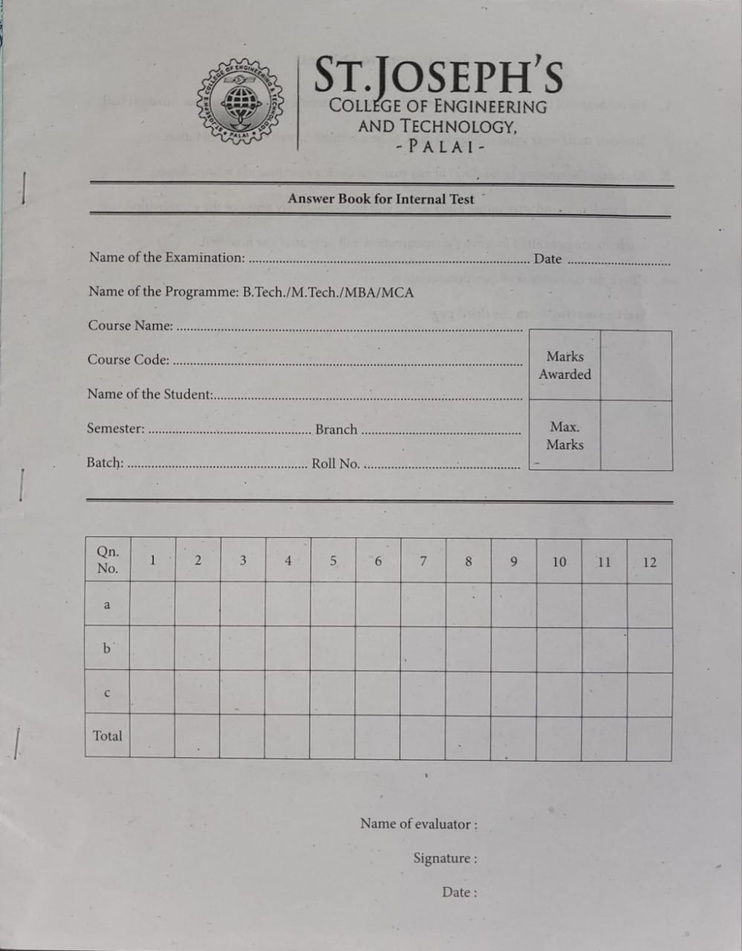
#> input picture Aneeta/Table_extraction/Table1.jpg, 742 x 951 px, shrunk from 999 x 1280 before the run
$ jupyter execute Untitled.ipynb
#> lines starting #> are read from the running program, lines starting #| are printed output that depends on the picture; after the words box and inside, x2 and y2 are one past the last pixel; in counts of white or black regions, pixels touching at a corner belong together
#> further down, image is the input picture: shape (951, 742, 3); mean B, G, R 171.2, 172.3, 174.3
[cell 1]
import cv2
import numpy as np

[cell 2]
def crop_table(image):
    gray =cv2.cvtColor(image, cv2.COLOR_BGR2GRAY)
    blurred = cv2.GaussianBlur(gray, (5,5), 0)
    clahe = cv2.createCLAHE(clipLimit = 2.0, tileGridSize = (8, 8))
    enhanced = clahe.apply(blurred)
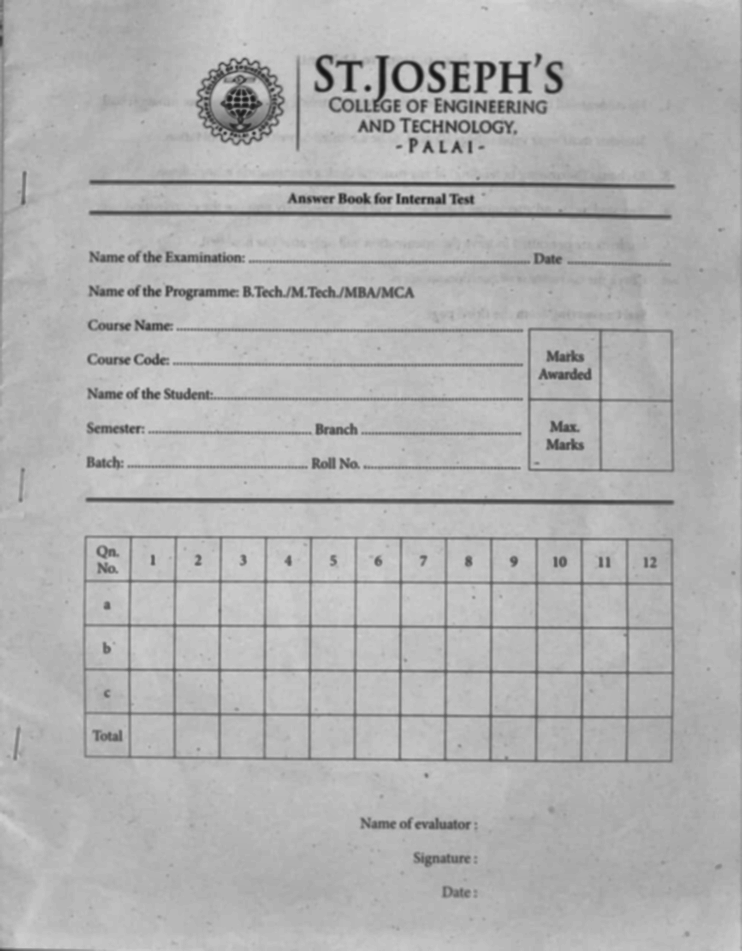
#> enhanced: shape (951, 742); min 19, max 212, mean 177.2
    edges = cv2.Canny(enhanced, 50, 150)
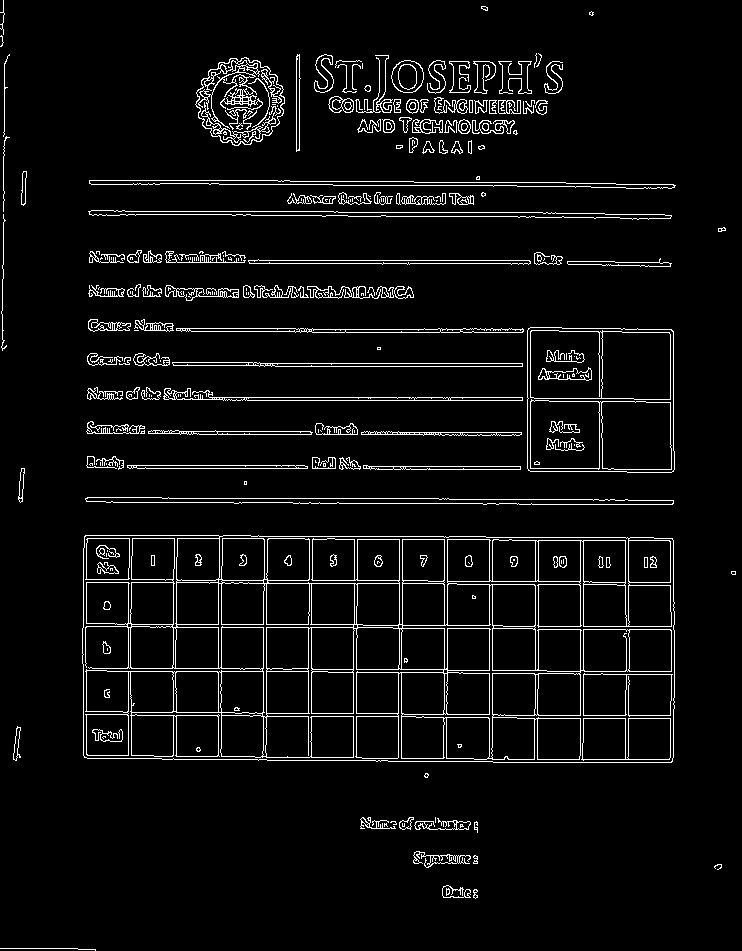
#> edges: shape (951, 742); 5.2% white in thin lines or dots
    contours, _ =cv2.findContours(edges, cv2.RETR_EXTERNAL, cv2.CHAIN_APPROX_SIMPLE)
#> contours = 188 contours, 107 with area under 20; largest, box (x1, y1, x2, y2) and area: (82, 535, 675, 763) 132419, (527, 327, 675, 473) 20916, (195, 57, 285, 146) 5752, (85, 497, 674, 505) 2652, (88, 210, 672, 220) 2212
    valid_contours = [cnt for cnt in contours if cv2.contourArea(cnt) > 1000]
#> valid_contours = 9 contours; largest, box (x1, y1, x2, y2) and area: (82, 535, 675, 763) 132419, (527, 327, 675, 473) 20916, (195, 57, 285, 146) 5752, (85, 497, 674, 505) 2652, (88, 210, 672, 220) 2212

    tab_co = []
    for cont in valid_contours:
        x, y, w, h = cv2.boundingRect(cont)
        tab_co.append((x, y, w, h))
#> this loop made 9 passes
#> (x, y, w, h) on passes 1 to 9: (82, 535, 593, 228), (85, 497, 589, 8), (163, 388, 360, 13), (172, 362, 351, 5), (176, 328, 348, 5), (527, 327, 148, 146), (88, 210, 584, 10), (89, 180, 587, 9), (195, 57, 90, 89)
#> after the loop, tab_co = [(82, 535, 593, 228), (85, 497, 589, 8), (163, 388, 360, 13), (172, 362, 351, 5), (176, 328, 348, 5), (527, 327, 148, 146), (88, 210, 584, 10), (89, 180, 587, 9), (195, 57, 90, 89)]
    return(tab_co)

[cell 3]
image_path = 'Table1.jpg'
image = cv2.imread(image_path)
table_coordinates = crop_table(image)
#> table_coordinates has the same summary as tab_co in crop_table
print(table_coordinates)
#| [(82, 535, 593, 228), (85, 497, 589, 8), (163, 388, 360, 13), (172, 362, 351, 5), (176, 328, 348, 5), (527, 327, 148, 146), (88, 210, 584, 10), (89, 180, 587, 9), (195, 57, 90, 89)]

[cell 4]
print(min(table_coordinates))
#| (82, 535, 593, 228)
x, y, w, h = min(table_coordinates)
#> x = 82; y = 535; w = 593; h = 228
sp_tab = image[y:y+h, x:x+w]
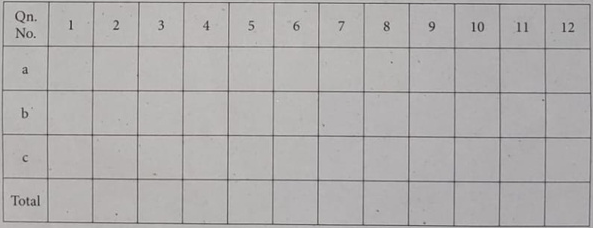
#> sp_tab: shape (228, 593, 3); mean B, G, R 173.8, 174.3, 176.3
cv2.imwrite('Cropped.jpg', sp_tab)
#> Out = True

$ run again, with Aneeta/Table_extraction/Table2.jpg copied over Aneeta/Table_extraction/Table1.jpg
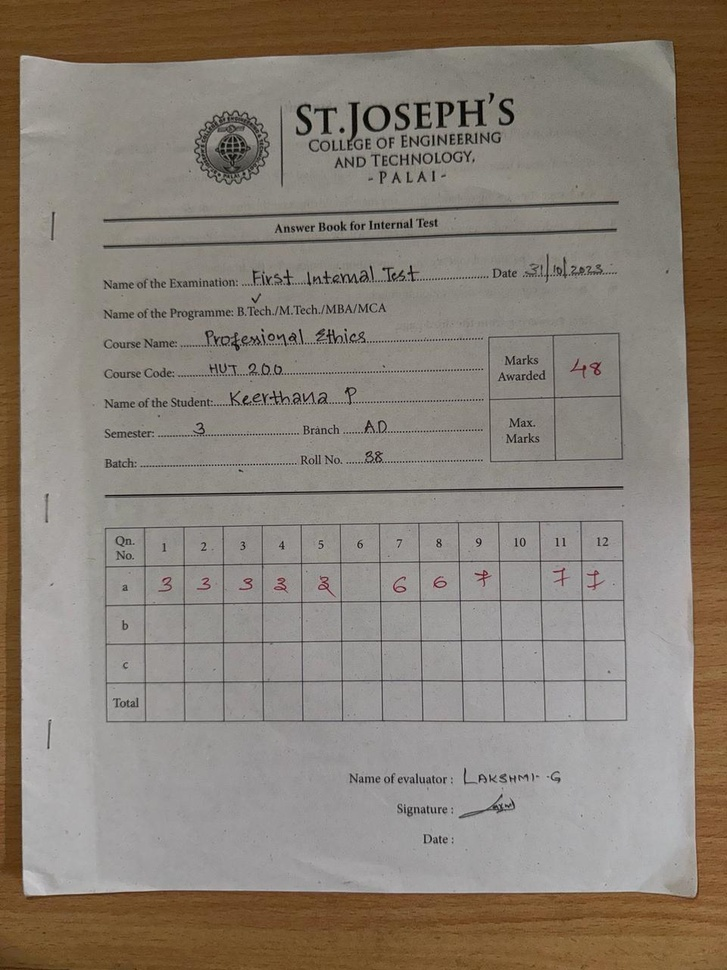
#> input picture Aneeta/Table_extraction/Table2.jpg, 727 x 970 px, shrunk from 960 x 1280 before the run
#> image is the input picture: shape (970, 727, 3); mean B, G, R 117.6, 127.9, 137.1
#> in crop_table, `edges = cv2.Canny(enhanced, 50, 150)`:
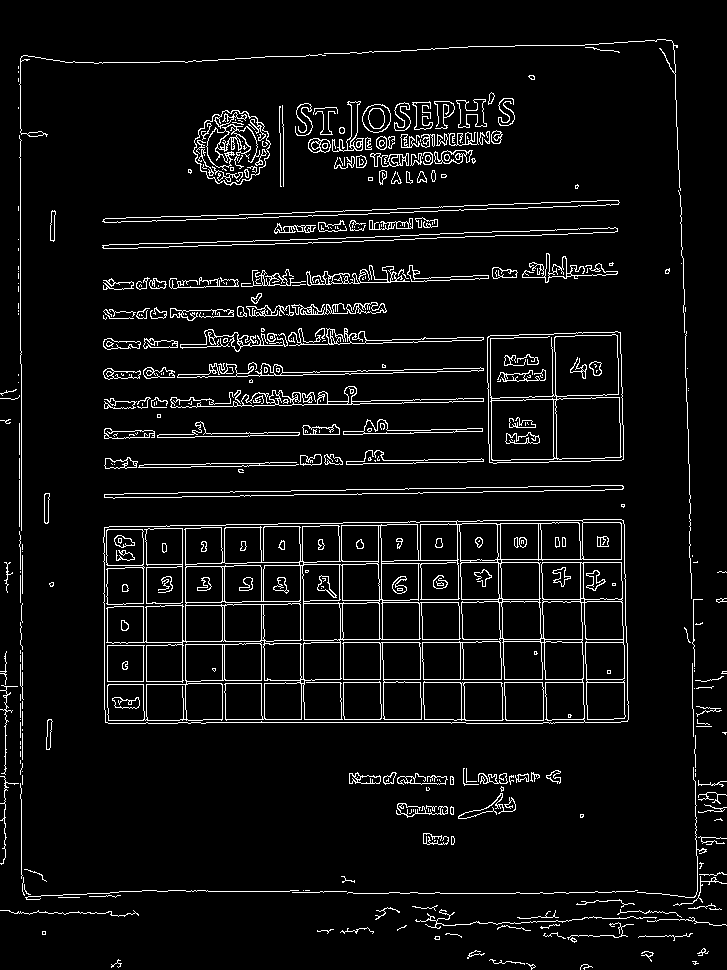
#> edges: shape (970, 727); 5.7% white in thin lines or dots
#> contours = 318 contours, 234 with area under 20; largest, box (x1, y1, x2, y2) and area: (103, 519, 629, 724) 104280, (487, 331, 624, 464) 17120, (193, 110, 271, 186) 4248, (104, 485, 624, 499) 2152, (102, 200, 620, 223) 1988
#> valid_contours = 8 contours; box (x1, y1, x2, y2) and area: (103, 519, 629, 724) 104280, (487, 331, 624, 464) 17120, (193, 110, 271, 186) 4248, (104, 485, 624, 499) 2152, (102, 200, 620, 223) 1988, (102, 227, 618, 249) 1988, (170, 386, 484, 408) 1254, (177, 362, 484, 378) 1096
#> the loop in crop_table, `for cont in valid_contours:` made 8 passes
#> (x, y, w, h) on passes 1 to 8: (103, 519, 526, 205), (104, 485, 520, 14), (170, 386, 314, 22), (177, 362, 307, 16), (487, 331, 137, 133), (102, 227, 516, 22), (102, 200, 518, 23), (193, 110, 78, 76)
#> after the loop in crop_table, `for cont in valid_contours:`: tab_co = [(103, 519, 526, 205), (104, 485, 520, 14), (170, 386, 314, 22), (177, 362, 307, 16), (487, 331, 137, 133), (102, 227, 516, 22), (102, 200, 518, 23), (193, 110, 78, 76)]
#> table_coordinates has the same summary as tab_co in crop_table
#| [(103, 519, 526, 205), (104, 485, 520, 14), (170, 386, 314, 22), (177, 362, 307, 16), (487, 331, 137, 133), (102, 227, 516, 22), (102, 200, 518, 23), (193, 110, 78, 76)]
#| (102, 200, 518, 23)
#> `x, y, w, h = min(table_coordinates)`: x = 102; y = 200; w = 518; h = 23
#> `sp_tab = image[y:y+h, x:x+w]`:
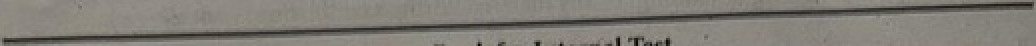
#> sp_tab: shape (23, 518, 3) (shown 2 times larger); mean B, G, R 117.8, 124.6, 128.2
#> Out = True

$ run again, with Aneeta/Table_extraction/1.jpg copied over Aneeta/Table_extraction/Table1.jpg
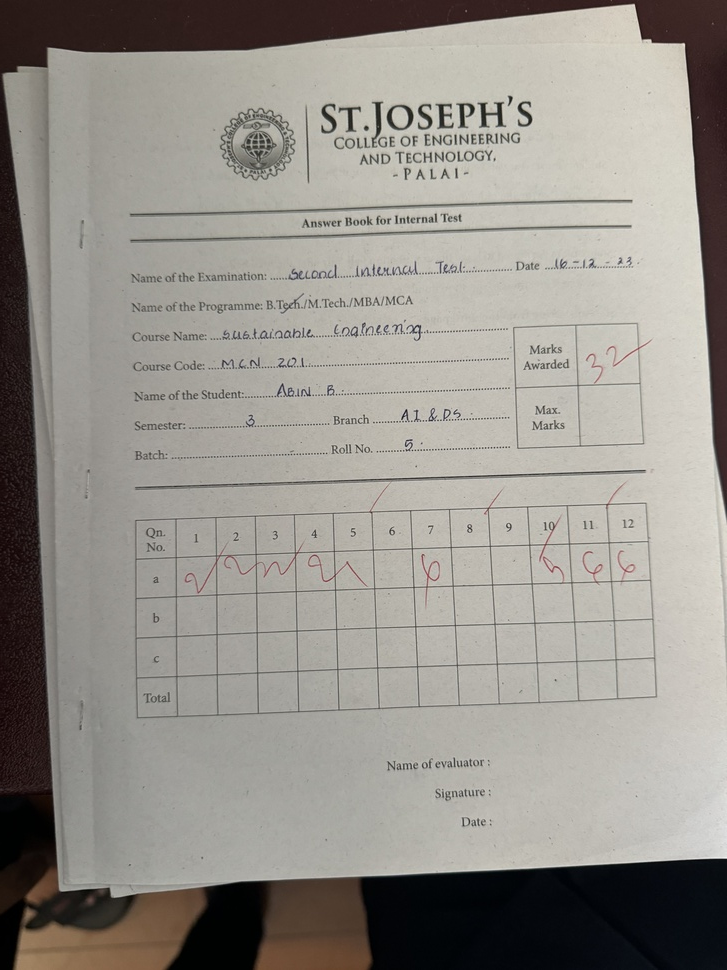
#> input picture Aneeta/Table_extraction/1.jpg, 727 x 970 px, shrunk from 4284 x 5712 before the run
#> image is the input picture: shape (970, 727, 3); mean B, G, R 139.4, 145.9, 149.9
#> in crop_table, `enhanced = clahe.apply(blurred)`:
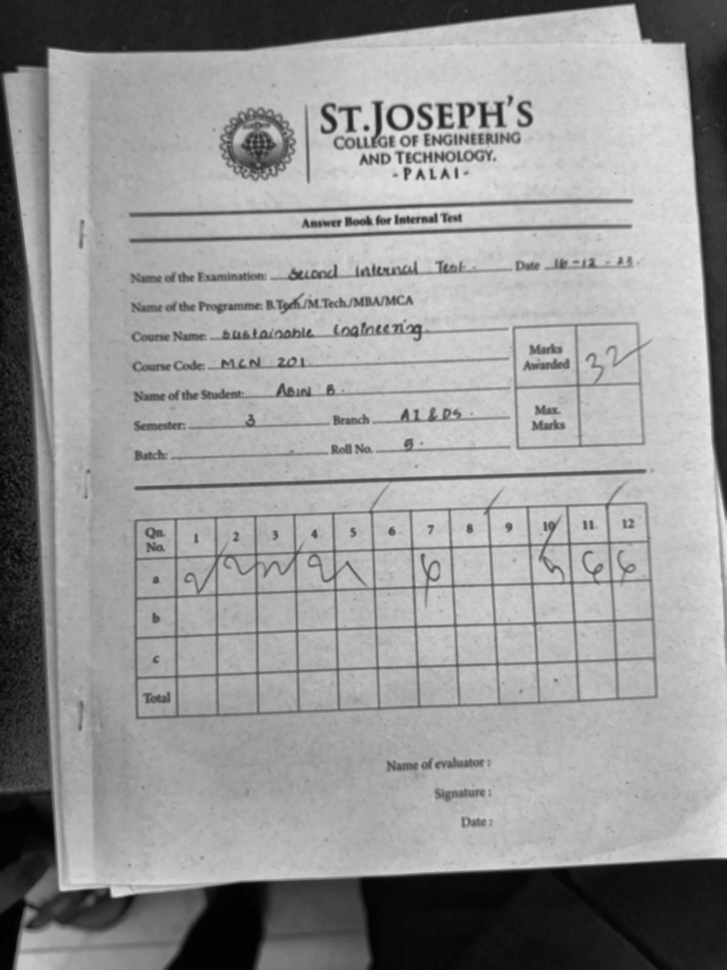
#> enhanced: shape (970, 727); min 2, max 230, mean 151.3
#> in crop_table, `edges = cv2.Canny(enhanced, 50, 150)`:
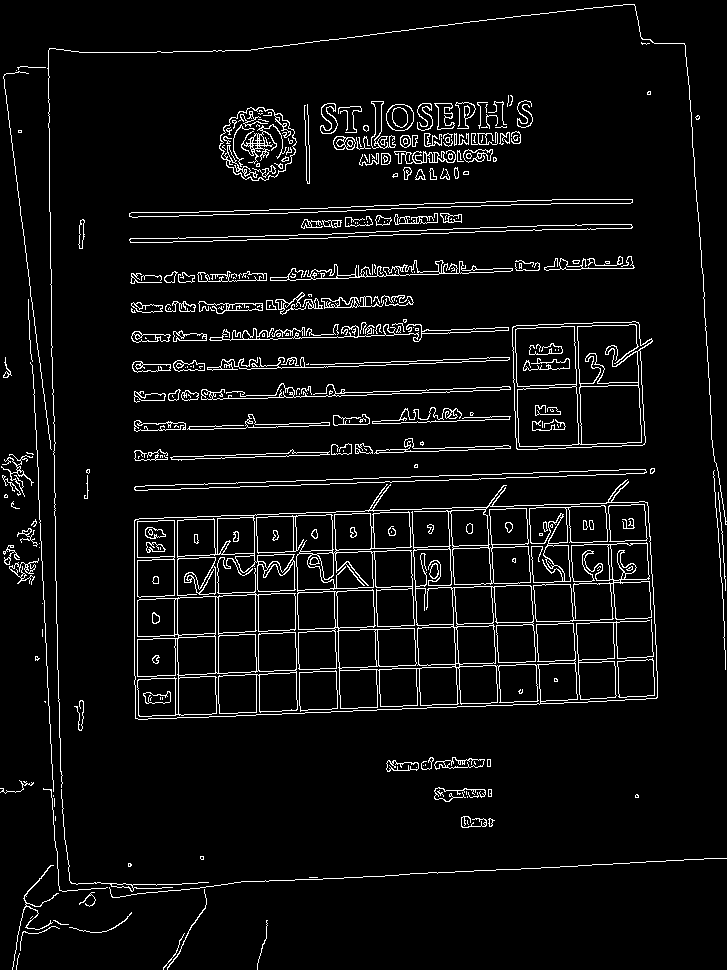
#> edges: shape (970, 727); 5.5% white in thin lines or dots
#> contours = 230 contours, 150 with area under 20; largest, box (x1, y1, x2, y2) and area: (134, 479, 658, 720) 103492, (512, 321, 653, 450) 15879, (219, 107, 297, 181) 4180, (134, 469, 647, 491) 2137, (129, 224, 633, 243) 1931
#> valid_contours = 6 contours; box (x1, y1, x2, y2) and area: (134, 479, 658, 720) 103492, (512, 321, 653, 450) 15879, (219, 107, 297, 181) 4180, (134, 469, 647, 491) 2137, (129, 224, 633, 243) 1931, (129, 199, 633, 218) 1890
#> the loop in crop_table, `for cont in valid_contours:` made 6 passes
#> (x, y, w, h) on passes 1 to 6: (134, 479, 524, 241), (134, 469, 513, 22), (512, 321, 141, 129), (129, 224, 504, 19), (129, 199, 504, 19), (219, 107, 78, 74)
#> after the loop in crop_table, `for cont in valid_contours:`: tab_co = [(134, 479, 524, 241), (134, 469, 513, 22), (512, 321, 141, 129), (129, 224, 504, 19), (129, 199, 504, 19), (219, 107, 78, 74)]
#> table_coordinates has the same summary as tab_co in crop_table
#| [(134, 479, 524, 241), (134, 469, 513, 22), (512, 321, 141, 129), (129, 224, 504, 19), (129, 199, 504, 19), (219, 107, 78, 74)]
#| (129, 199, 504, 19)
#> `x, y, w, h = min(table_coordinates)`: x = 129; y = 199; w = 504; h = 19
#> Out = True
